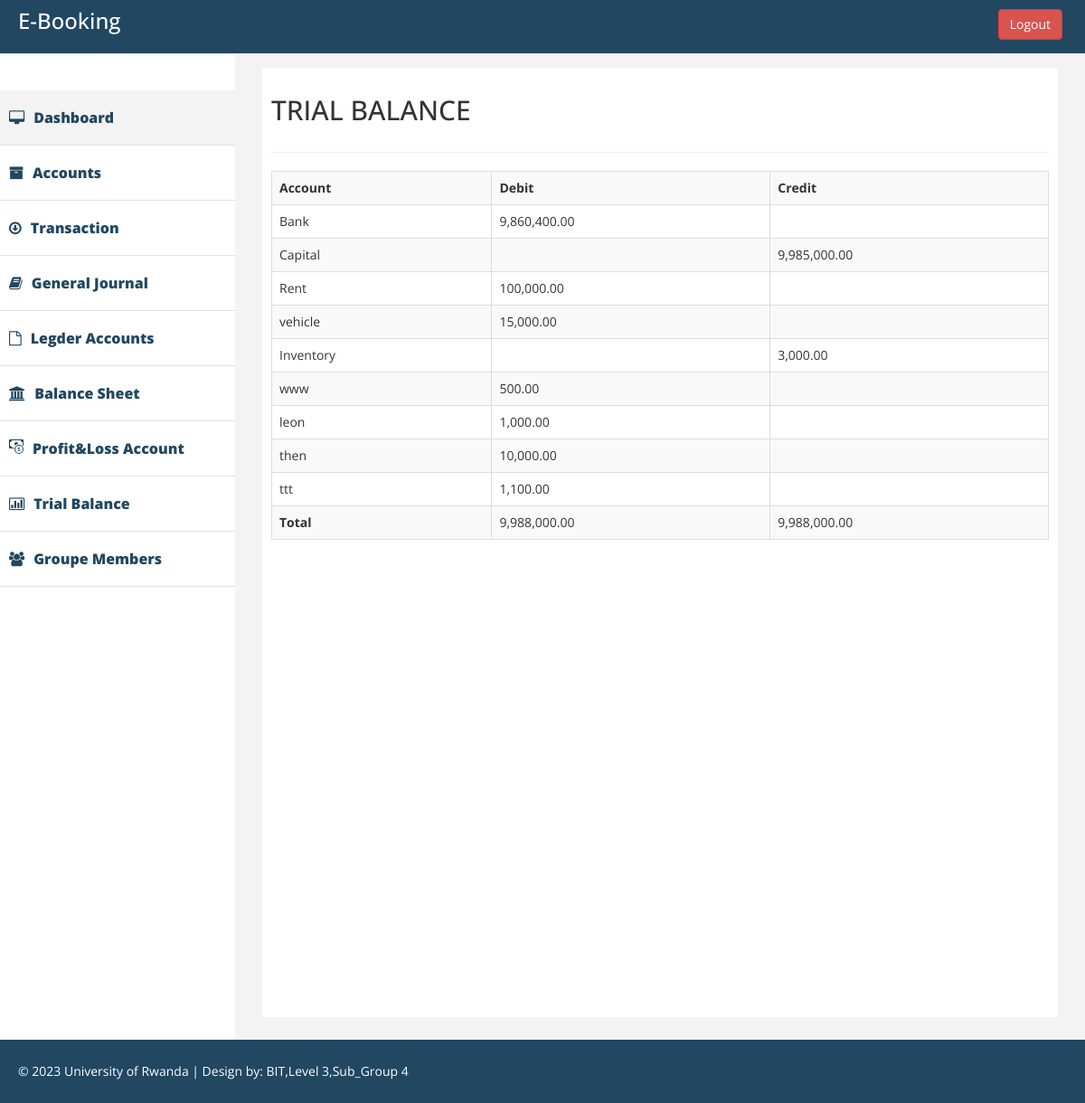
Screenshot of /trialBalance.php (signed in) with the database file from the repository.
### tables this page shows
CREATE TABLE `accounts` (
  `account_id` int(11) NOT NULL,
  `account_name` varchar(255) NOT NULL,
  `account_type` enum('asset','expense','equity','liability','income') NOT NULL
);

### trialBalance.php (the view, shortened to what this page needs)
<!DOCTYPE html>
<html xmlns="http://www.w3.org/1999/xhtml">
<head>
    <link href="assets/css/bootstrap.css" rel="stylesheet" />
    <link href="assets/css/font-awesome.css" rel="stylesheet" />
    <link href="assets/css/custom.css" rel="stylesheet" />
</head>
<body>
    <?php
    include 'navheader.php';
    ?>
      <?php
    include 'navtop.php';
    ?>
        <div id="page-wrapper" >
            <div id="page-inner">
                <div class="row">
                    <div class="col-md-12">
                     <h2>TRIAL BALANCE </h2>
                    </div>
                </div>
                  <hr />
     <div>
        <?php
        require_once 'connection.php';
        $sql = "SELECT account_id, account_name FROM accounts";
        $result = $conn->query($sql);
        if ($result->num_rows > 0) {
            $total_debit = 0;
            $total_credit = 0;
            echo '<table class="table table-striped table-bordered table-hover">';
            echo '<tr><th>Account</th><th>Debit</th><th>Credit</th></tr>';
            while ($row = $result->fetch_assoc()) {
                $account_id = $row['account_id'];
                $account_name = $row['account_name'];
                $sql_amounts = "SELECT SUM(debit_amount) as total_debit, SUM(credit_amount) as total_credit
                                FROM journalEntries
                                WHERE account_id = $account_id";
                $result_amounts = $conn->query($sql_amounts);
                $row_amounts = $result_amounts->fetch_assoc();
                $debit_amount = $row_amounts['total_debit'];
                $credit_amount = $row_amounts['total_credit'];
                $balance = $debit_amount - $credit_amount;
                if ($balance == 0) {
                    continue;
                }
                if ($balance > 0) {
                    $total_debit += $balance;
                } elseif ($balance < 0) {
                    $total_credit += $balance;
                }
                echo '<tr>';
                echo '<td>' . $account_name . '</td>';
                echo '<td>' . ($balance == 0 ? '' : ($balance > 0 ? number_format($balance, 2, '.', ',') : '')) . '</td>';
                echo '<td>' . ($balance == 0 ? '' : ($balance < 0 ? number_format(abs($balance), 2, '.', ',') : '')) . '</td>';
                echo '</tr>';
            }
            echo '<tr>';
            echo '<td><strong>Total</strong></td>';
            echo '<td>' . number_format($total_debit, 2, '.', ',') . '</td>';
            echo '<td>' . number_format(abs($total_credit), 2, '.', ',') . '</td>';
            echo '</tr>';
            echo '</table>';
        } else {
            echo 'No accounts found.';
        }
        ?>
    </div>
    </div>
            </div>
        </div>
    <?php
    include 'footer.php';
    ?>
</html>

### assets/css/custom.css (style rules this page uses)
body { font-family: 'Open Sans', sans-serif; line-height:30px; }
#page-wrapper { padding: 15px 15px; min-height: 600px; background:#F3F3F3; }
#page-inner { width:100%; margin:10px 20px 10px 0px; background-color:#fff!important; padding:10px; min-height:1050px; }
@media (min-width:768px) { #page-wrapper { margin: 0 0 0 260px; padding: 15px 30px; min-height: 1050px; } }

### rows the page displays
accounts: account_name "Bank", balance "9,860,400.00"
accounts: account_name "Capital", balance "9,985,000.00"
accounts: account_name "Rent", balance "100,000.00"
accounts: account_name "vehicle", balance "15,000.00"
accounts: account_name "Inventory", balance "3,000.00"
accounts: account_name "www", balance "500.00"
accounts: account_name "leon", balance "1,000.00"
accounts: account_name "then", balance "10,000.00"
accounts: account_name "ttt", balance "1,100.00"

### other values shown
$total_debit "9,988,000.00"
abs($total_credit) "9,988,000.00"
